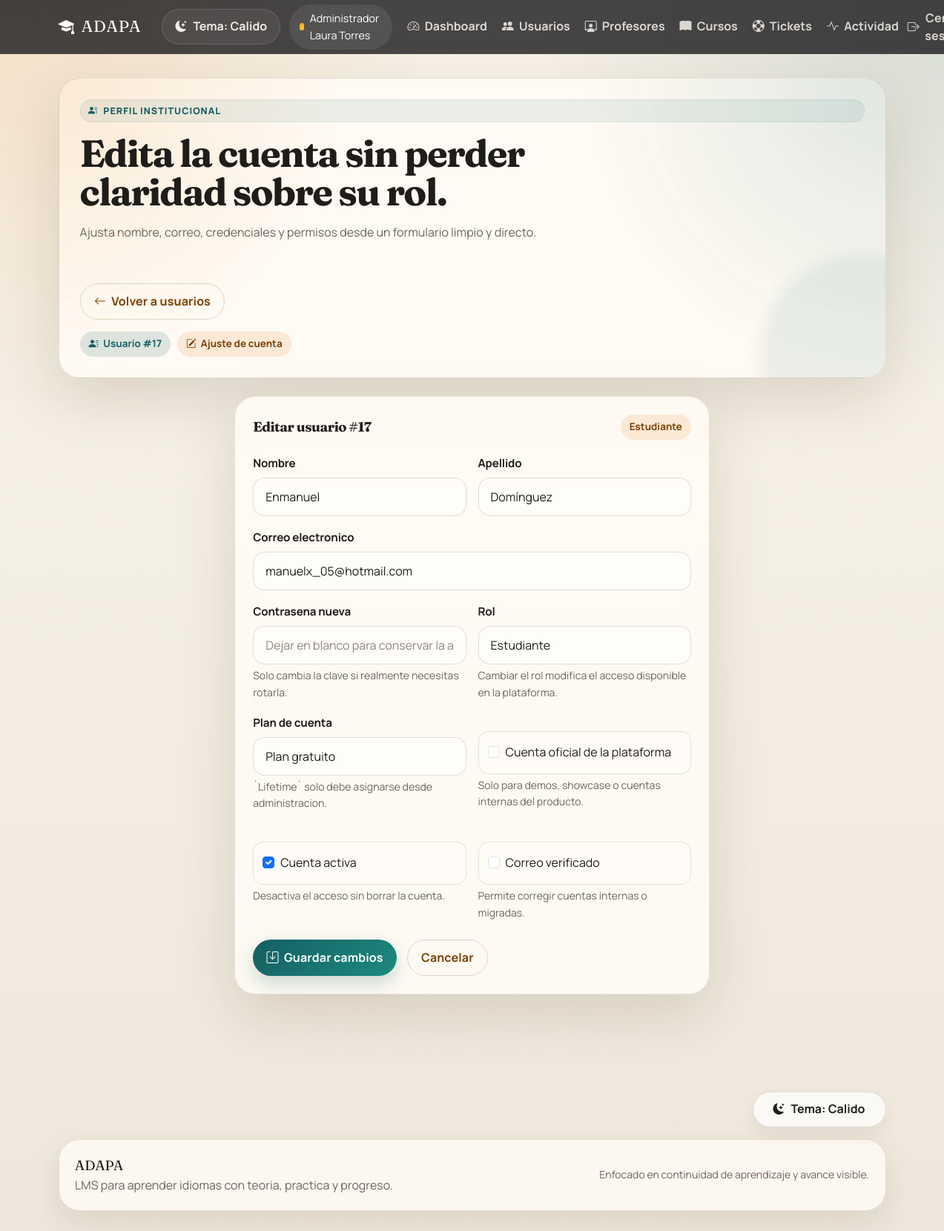
Page /admin/usuarios/edit/17 (signed in) on the committed database.
### tables this page shows
CREATE TABLE `usuarios` (
  `id` int(11) NOT NULL AUTO_INCREMENT,
  `instancia_id` int(11) NOT NULL,
  `email` varchar(255) NOT NULL,
  `password_hash` varchar(255) NOT NULL,
  `nombre` varchar(255) NOT NULL,
  `apellido` varchar(255) NOT NULL,
  `idioma_base` varchar(32) NOT NULL DEFAULT 'espanol',
  `es_estudiante` tinyint(1) NOT NULL DEFAULT 0,
  `es_profesor` tinyint(1) NOT NULL DEFAULT 0,
  `es_admin_institucion` tinyint(1) NOT NULL DEFAULT 0,
  `billing_plan` enum('free','paid','lifetime') NOT NULL DEFAULT 'free',
  `is_official` tinyint(1) NOT NULL DEFAULT 0,
  `vista_default` enum('creador','estudiante') NOT NULL DEFAULT 'estudiante',
  `idioma_interfaz` varchar(32) NOT NULL DEFAULT 'espanol',
  `es_menor` tinyint(1) NOT NULL DEFAULT 0,
  `tutor_nombre` varchar(255) DEFAULT NULL,
  `tutor_email` varchar(255) DEFAULT NULL,
  `autorizacion_tutor_fecha` timestamp NULL DEFAULT NULL,
  `activo` tinyint(1) NOT NULL DEFAULT 1,
  `email_verificado` tinyint(1) NOT NULL DEFAULT 0,
  `ultimo_acceso` timestamp NULL DEFAULT NULL,
  `intentos_fallidos` int(11) NOT NULL DEFAULT 0,
  `creado_por` int(11) DEFAULT NULL,
  `creado_en` timestamp NOT NULL DEFAULT current_timestamp(),
  `modificado_en` timestamp NOT NULL DEFAULT current_timestamp() ON UPDATE current_timestamp(),
  PRIMARY KEY (`id`),
  UNIQUE KEY `email` (`email`),
  KEY `instancia_id` (`instancia_id`),
  CONSTRAINT `usuarios_ibfk_1` FOREIGN KEY (`instancia_id`) REFERENCES `instancias` (`id`)
);

### views/admin/usuarios_edit.php (the view, shortened to what the rows shown need)
<?php require_once __DIR__ . '/../partials/header.php'; ?>
<?php require_once __DIR__ . '/../../models/ProfesorPlan.php'; ?>
<div class="container">
    <section class="page-hero content-hero mb-4">
        <span class="eyebrow"><i class="bi bi-person-lines-fill"></i> Perfil institucional</span>
        <h1 class="page-title">Edita la cuenta sin perder claridad sobre su rol.</h1>
        <p class="page-subtitle">
            Ajusta nombre, correo, credenciales y permisos desde un formulario limpio y directo.
        </p>
        <div class="hero-actions">
            <a href="<?php echo url('/admin/usuarios'); ?>" class="btn btn-outline-secondary">
                <i class="bi bi-arrow-left"></i> Volver a usuarios
            </a>
        </div>
        <div class="compact-meta-row">
            <span class="soft-badge info"><i class="bi bi-person-lines-fill"></i> Usuario #<?php echo (int) $user->id; ?></span>
            <span class="soft-badge"><i class="bi bi-pencil-square"></i> Ajuste de cuenta</span>
        </div>
    </section>
    <div class="row justify-content-center">
        <div class="col-xl-7 col-lg-8">
            <div class="form-shell">
                <div class="card-body">
                    <div class="section-title">
                        <h2>Editar usuario #<?php echo (int) $user->id; ?></h2>
                        <span class="soft-badge">
                            <?php
                            if ($user->es_admin_institucion) {
                                echo 'Administrador';
                            } elseif ($user->es_profesor) {
                                echo 'Profesor';
                            } else {
                                echo 'Estudiante';
                            }
                            ?>
                        </span>
                    </div>
                    <form action="<?php echo url('/admin/usuarios/edit/' . $user->id); ?>" method="POST" class="row g-3">
                        <div class="col-md-6">
                            <label for="nombre" class="form-label">Nombre</label>
                            <input type="text" class="form-control" id="nombre" name="nombre" value="<?php echo htmlspecialchars($user->nombre); ?>" required>
                        </div>
                        <div class="col-md-6">
                            <label for="apellido" class="form-label">Apellido</label>
                            <input type="text" class="form-control" id="apellido" name="apellido" value="<?php echo htmlspecialchars($user->apellido); ?>" required>
                        </div>
                        <div class="col-12">
                            <label for="email" class="form-label">Correo electronico</label>
                            <input type="email" class="form-control" id="email" name="email" value="<?php echo htmlspecialchars($user->email); ?>" required>
                        </div>
                        <div class="col-md-6">
                            <label for="password" class="form-label">Contrasena nueva</label>
                            <input type="password" class="form-control" id="password" name="password" placeholder="Dejar en blanco para conservar la actual">
                            <div class="form-text text-muted">Solo cambia la clave si realmente necesitas rotarla.</div>
                        </div>
                        <div class="col-md-6">
                            <label for="rol" class="form-label">Rol</label>
                            <select class="form-select" id="rol" name="rol" required>
                                <option value="estudiante" <?php echo ($user->es_estudiante && !$user->es_profesor && !$user->es_admin_institucion) ? 'selected' : ''; ?>>Estudiante</option>
                            </select>
                            <div class="form-text text-muted">Cambiar el rol modifica el acceso disponible en la plataforma.</div>
                        </div>
                        <div class="col-md-6">
                            <label for="billing_plan" class="form-label">Plan de cuenta</label>
                            <select class="form-select" id="billing_plan" name="billing_plan">
                                <?php foreach (ProfesorPlan::obtenerPlanesDisponibles() as $planValue => $planLabel): ?>
                                    <option value="<?php echo htmlspecialchars($planValue); ?>" <?php echo ProfesorPlan::normalizarPlan($user->billing_plan ?? null) === $planValue ? 'selected' : ''; ?>>
                                        <?php echo htmlspecialchars($planLabel); ?>
                                    </option>
                                <?php endforeach; ?>
                            </select>
                            <div class="form-text text-muted">`Lifetime` solo debe asignarse desde administracion.</div>
                        </div>
                        <div class="col-md-6">
                            <div class="form-check mt-md-4">
                                <input class="form-check-input" type="checkbox" id="is_official" name="is_official" value="1" <?php echo !empty($user->is_official) ? 'checked' : ''; ?>>
                                <label class="form-check-label" for="is_official">Cuenta oficial de la plataforma</label>
                            </div>
                            <div class="form-text text-muted">Solo para demos, showcase o cuentas internas del producto.</div>
                        </div>
                        <div class="col-md-6">
                            <div class="form-check mt-md-4">
                                <input class="form-check-input" type="checkbox" id="activo" name="activo" value="1" <?php echo !empty($user->activo) ? 'checked' : ''; ?>>
                                <label class="form-check-label" for="activo">Cuenta activa</label>
                            </div>
                            <div class="form-text text-muted">Desactiva el acceso sin borrar la cuenta.</div>
                        </div>
                        <div class="col-md-6">
                            <div class="form-check mt-md-4">
                                <input class="form-check-input" type="checkbox" id="email_verificado" name="email_verificado" value="1" <?php echo !empty($user->email_verificado) ? 'checked' : ''; ?>>
                                <label class="form-check-label" for="email_verificado">Correo verificado</label>
                            </div>
                            <div class="form-text text-muted">Permite corregir cuentas internas o migradas.</div>
                        </div>
                        <div class="col-12 responsive-actions pt-2">
                            <button type="submit" class="btn btn-primary">
                                <i class="bi bi-save"></i> Guardar cambios
                            </button>
                            <a href="<?php echo url('/admin/usuarios'); ?>" class="btn btn-outline-secondary">Cancelar</a>
                        </div>
                    </form>
                </div>
            </div>
        </div>
    </div>
</div>
<?php require_once __DIR__ . '/../partials/footer.php'; ?>

### core/Router.php (shortened to what the rows shown need)
<?php
class Router {
    private $routes = [];
    private $basePath;
    public function __construct() {
        $this->basePath = BASE_URL;
    }
    public function add($method, $route, $controller, $action) {
        $this->routes[$method][$route] = ['controller' => $controller, 'action' => $action];
    }
    public function dispatch($uri, $method) {
        $uri = $this->removeBasePath($uri);
        foreach ($this->routes[$method] as $route => $routeInfo) {
            $pattern = preg_replace('/\{[^}]+\}/', '([^/]+)', $route);
            $pattern = '#^' . $pattern . '$#';
            if (preg_match($pattern, $uri, $matches)) {
                array_shift($matches);
                $action = $routeInfo['action'];
                $controllerInstance = new $controllerClass();
                if (method_exists($controllerInstance, $action)) {
                    call_user_func_array([$controllerInstance, $action], $matches);
                } else {
                    http_response_code(404);
                    echo "404 Method Not Found";
                }
                return;
            }
        }
    }
    private function removeBasePath($uri) {
        if (strpos($uri, $this->basePath) === 0) {
            $uri = substr($uri, strlen($this->basePath));
        }
        if (strlen($uri) > 1) {
            $uri = rtrim($uri, '/');
        }
        return $uri;
    }
}

### rows in the picture
usuarios: id "17", nombre "Enmanuel", apellido "Domínguez", email "manuelx_05@hotmail.com", rol "Estudiante", billing_plan "Plan gratuito"
